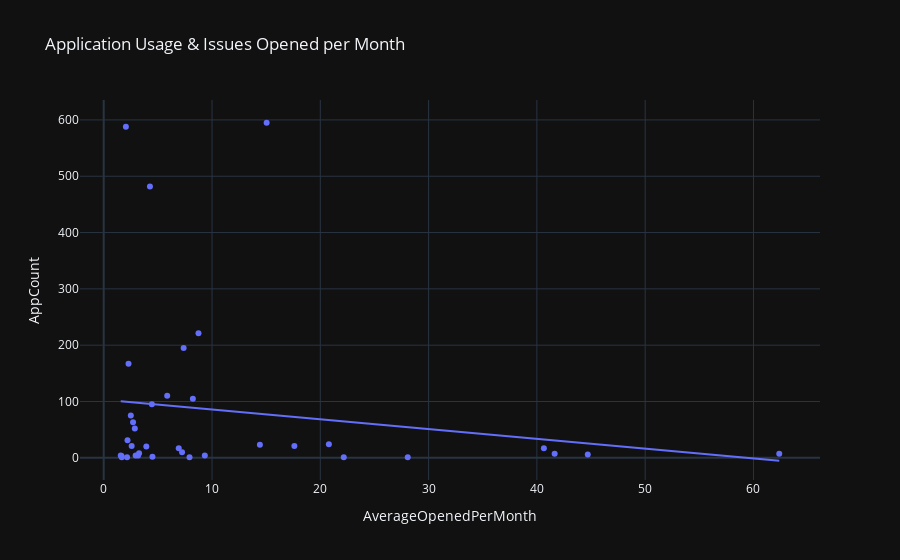

The notebook cell saved with this chart:
### Markdown cell above
#### App Count & Issues Opened per Month

### Code cell
monthly_opened_issues = tool_issues

monthly_opened_issues["CreatedAt"] = pd.to_datetime(monthly_opened_issues["CreatedAt"])
monthly_opened_issues["CreatedYearMonth"] = monthly_opened_issues[
    "CreatedAt"
].dt.to_period("M")
monthly_opened_issues = monthly_opened_issues[["UniqueID", "CreatedYearMonth"]].rename(
    columns={"CreatedYearMonth": "YearMonth", "UniqueID": "UniqueID"}
)
monthly_opened_issues = (
    monthly_opened_issues.groupby(["UniqueID", "YearMonth"])
    .size()
    .reset_index(name="OpenedCount")
)
monthly_opened_issues = (
    monthly_opened_issues.groupby("UniqueID")["OpenedCount"]
    .mean()
    .reset_index(name="AverageOpenedPerMonth")
)
monthly_opened_issues = monthly_opened_issues.merge(
    tool_counts, left_on="UniqueID", right_on="UniqueID", how="left"
)

fig = px.scatter(monthly_opened_issues, x='AverageOpenedPerMonth', y='AppCount', 
                template="plotly_dark",
                title='Application Usage & Issues Opened per Month',
                hover_data=['UniqueID'],
                trendline='ols')
fig.show()

### Figure 1 — Plotly figure (JSON) as saved in the notebook; plotly's stock layout.template omitted (floating-point values rounded to 4 significant figures)
{"data": [{"customdata": [["algebra/arkworks-rs"], ["bellman/zkcrypto"], ["bulletproofs/dalek-cryptography"], ["bulletproofs/sdiehl"], ["cairo-lang/starkware-libs"], ["circom-compat/arkworks-rs"], ["circom/iden3"], ["circomlib/iden3"], ["crypto-primitives/arkworks-rs"], ["curves/arkworks-rs"], ["gemini/arkworks-rs"], ["gm17/arkworks-rs"], ["gnark/consensys"], ["groth16/arkworks-rs"], ["halo2/zcash"], ["leo/aleohq"], ["libsnark/scipr-lab"], ["marlin/arkworks-rs"], ["merlin/dalek-cryptography"], ["miden-vm/0xpolygonmiden"], ["nonnative/arkworks-rs"], ["openzkp/0xproject"], ["plonky/mir-protocol"], ["plonky2/mir-protocol"], ["plonky3/plonky3"], ["poly-commit/arkworks-rs"], ["pysnark/charterhouse"], ["r1cs-std/arkworks-rs"], ["risc0/risc0"], ["snark/arkworks-rs"], ["snarkjs/iden3"], ["snarky/o1-labs"], ["sponge/arkworks-rs"], ["std/arkworks-rs"], ["winterfell/facebook"], ["zksync/matter-labs"]], "hovertemplate": "AverageOpenedPerMonth=%{x}<br>AppCount=%{y}<br>UniqueID=%{customdata[0]}<extra></extra>", "legendgroup": "", "marker": {"color": "#636efa", "symbol": "circle"}, "mode": "markers", "name": "", "orientation": "v", "showlegend": false, "type": "scatter", "x": [15.04, 2.196, 6.925, 2.154, 5.862, 2.947, 8.75, 2.289, 3.933, 4.268, 1.667, 2.5, 17.6, 2.579, 20.79, 62.38, 2.707, 3.172, 2.87, 41.64, 4.5, 28.07, 7.923, 40.65, 22.17, 3.263, 1.571, 4.448, 44.7, 8.231, 7.379, 14.42, 1.643, 2.045, 7.233, 9.333], "xaxis": "x", "y": [595, 31, 17, 1, 110, 4, 221, 167, 20, 482, 1, 75, 21, 21, 24, 7, 63, 4, 52, 7, 2, 1, 1, 17, 1, 8, 4, 95, 6, 105, 195, 23, 3, 588, 10, 4], "yaxis": "y"}, {"hovertemplate": "<b>OLS trendline</b><br>AppCount = -1.73488 * AverageOpenedPerMonth + 103.178<br>R<sup>2</sup>=0.026538<br><br>AverageOpenedPerMonth=%{x}<br>AppCount=%{y} <b>(trend)</b><extra></extra>", "legendgroup": "", "marker": {"color": "#636efa", "symbol": "circle"}, "mode": "lines", "name": "", "showlegend": false, "type": "scatter", "x": [1.571, 1.643, 1.667, 2.045, 2.154, 2.196, 2.289, 2.5, 2.579, 2.707, 2.87, 2.947, 3.172, 3.263, 3.933, 4.268, 4.448, 4.5, 5.862, 6.925, 7.233, 7.379, 7.923, 8.231, 8.75, 9.333, 14.42, 15.04, 17.6, 20.79, 22.17, 28.07, 40.65, 41.64, 44.7, 62.38], "xaxis": "x", "y": [100.5, 100.3, 100.3, 99.63, 99.44, 99.37, 99.21, 98.84, 98.7, 98.48, 98.2, 98.06, 97.67, 97.52, 96.35, 95.77, 95.46, 95.37, 93.01, 91.16, 90.63, 90.38, 89.43, 88.9, 88.0, 86.99, 78.16, 77.08, 72.64, 67.11, 64.72, 54.47, 32.66, 30.94, 25.63, -5.046], "yaxis": "y"}], "layout": {"legend": {"tracegroupgap": 0}, "title": {"text": "Application Usage & Issues Opened per Month"}, "xaxis": {"anchor": "y", "domain": [0, 1], "title": {"text": "AverageOpenedPerMonth"}}, "yaxis": {"anchor": "x", "domain": [0, 1], "title": {"text": "AppCount"}}}}
